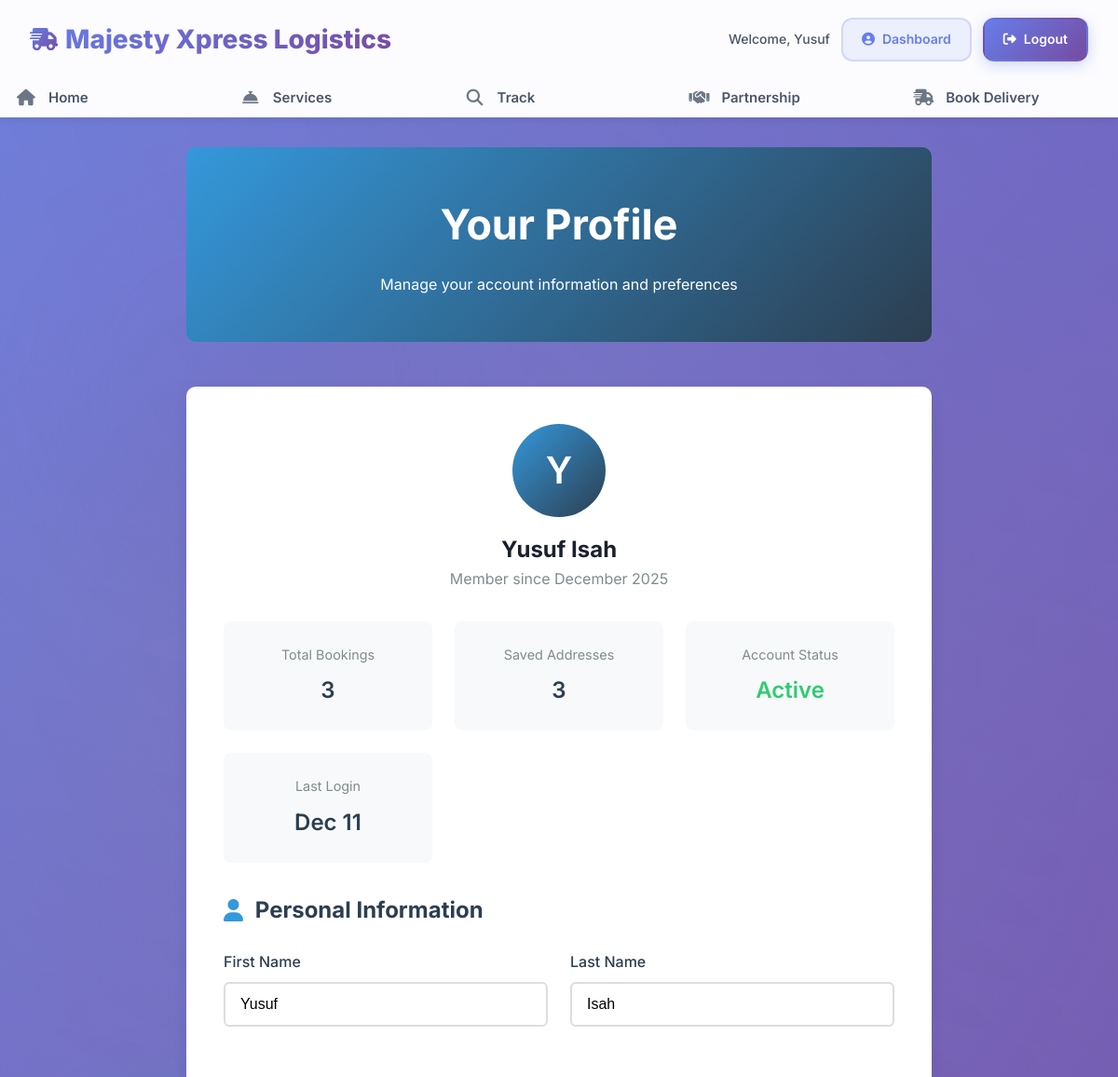
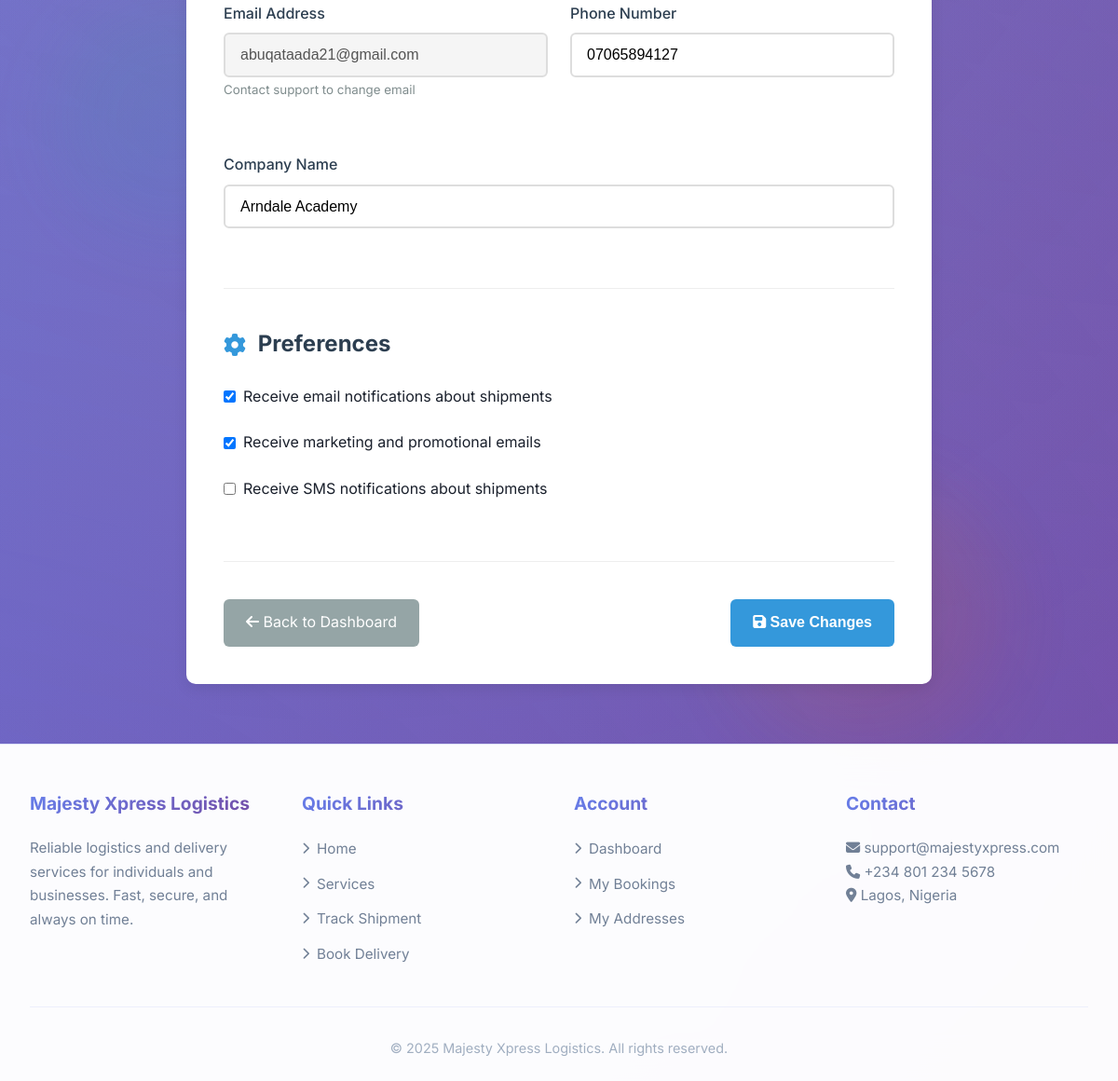
Screenshot of /users/profile (signed in) with the database file from the repository (2 pictures, top to bottom).
### models.py (models this page shows, shortened)
class User(UserMixin, db.Model):
    __tablename__ = 'users'
    id = db.Column(db.Integer, primary_key=True)
    email = db.Column(db.String(120), unique=True, nullable=False, index=True)
    phone = db.Column(db.String(20), unique=True)
    password_hash = db.Column(db.String(256))
    first_name = db.Column(db.String(64))
    last_name = db.Column(db.String(64))
    company_name = db.Column(db.String(128))
    is_active = db.Column(db.Boolean, default=True)
    is_admin = db.Column(db.Boolean, default=False)
    created_at = db.Column(db.DateTime(timezone=True), default=lambda: datetime.now(timezone.utc))
    last_login = db.Column(db.DateTime(timezone=True))
    bookings = db.relationship('Booking', backref='user', lazy='dynamic')
    addresses = db.relationship('Address', backref='user', lazy='dynamic')

### users.py (the view, shortened to what this page needs)
@bp.route('/profile', methods=['GET', 'POST'])
@login_required
def profile():
    return render_template('users/profile.html')

### templates/users/profile.html (shortened to what this page needs)
{% extends "base.html" %}
{% block content %}
<div class="profile-container">
    <div class="profile-header">
        <h1>Your Profile</h1>
        <p>Manage your account information and preferences</p>
    </div>
    <div class="profile-card">
        <div class="profile-avatar">
            <div class="avatar-circle">
                {{ (current_user.first_name[0] if current_user.first_name else current_user.email[0])|upper }}
            </div>
            <h2>{{ current_user.first_name }} {{ current_user.last_name }}</h2>
            <p style="color: #7f8c8d;">Member since {{ current_user.created_at.strftime('%B %Y') }}</p>
        </div>
        <div class="account-stats">
            <div class="stat-item">
                <div class="stat-label">Total Bookings</div>
                <div class="stat-value">{{ current_user.bookings.count() }}</div>
            </div>
            <div class="stat-item">
                <div class="stat-label">Saved Addresses</div>
                <div class="stat-value">{{ current_user.addresses.count() }}</div>
            </div>
            <div class="stat-item">
                <div class="stat-label">Account Status</div>
                <div class="stat-value">
                    {% if current_user.is_active %}
                        <span style="color: #2ecc71;">Active</span>
                    {% else %}
                        <span style="color: #e74c3c;">Inactive</span>
                    {% endif %}
                </div>
            </div>
            <div class="stat-item">
                <div class="stat-label">Last Login</div>
                <div class="stat-value">
                    {% if current_user.last_login %}
                        {{ current_user.last_login.strftime('%b %d') }}
                    {% else %}
                        Never
                    {% endif %}
                </div>
            </div>
        </div>
        <form method="POST" action="{{ url_for('users.profile') }}">
            <div class="form-section">
                <h2 class="section-title"><i class="fas fa-user"></i> Personal Information</h2>
                <div class="form-grid">
                    <div class="form-group">
                        <label for="first_name">First Name</label>
                        <input type="text" id="first_name" name="first_name" class="form-control"
                               value="{{ current_user.first_name or '' }}" required>
                    </div>
                    <div class="form-group">
                        <label for="last_name">Last Name</label>
                        <input type="text" id="last_name" name="last_name" class="form-control"
                               value="{{ current_user.last_name or '' }}" required>
                    </div>
                </div>
                <div class="form-grid">
                    <div class="form-group">
                        <label for="email">Email Address</label>
                        <input type="email" id="email" class="form-control"
                               value="{{ current_user.email }}" disabled>
                        <small style="color: #7f8c8d;">Contact support to change email</small>
                    </div>
                    <div class="form-group">
                        <label for="phone">Phone Number</label>
                        <input type="tel" id="phone" name="phone" class="form-control"
                               value="{{ current_user.phone or '' }}">
                    </div>
                </div>
                <div class="form-group">
                    <label for="company_name">Company Name</label>
                    <input type="text" id="company_name" name="company_name" class="form-control"
                           value="{{ current_user.company_name or '' }}">
                </div>
            </div>
            <div class="form-section">
                <h2 class="section-title"><i class="fas fa-cog"></i> Preferences</h2>
                <div style="margin-bottom: 1.5rem;">
                    <label style="display: flex; align-items: center; margin-bottom: 0.5rem;">
                        <input type="checkbox" name="email_notifications" checked style="margin-right: 0.5rem;">
                        Receive email notifications about shipments
                    </label>
                </div>
                <div style="margin-bottom: 1.5rem;">
                    <label style="display: flex; align-items: center; margin-bottom: 0.5rem;">
                        <input type="checkbox" name="marketing_emails" checked style="margin-right: 0.5rem;">
                        Receive marketing and promotional emails
                    </label>
                </div>
                <div style="margin-bottom: 1.5rem;">
                    <label style="display: flex; align-items: center; margin-bottom: 0.5rem;">
                        <input type="checkbox" name="sms_notifications" style="margin-right: 0.5rem;">
                        Receive SMS notifications about shipments
                    </label>
                </div>
            </div>
            <div style="display: flex; justify-content: space-between; margin-top: 2rem;">
                <a href="{{ url_for('users.dashboard') }}" class="btn-secondary">
                    <i class="fas fa-arrow-left"></i> Back to Dashboard
                </a>
                <button type="submit" class="btn-primary">
                    <i class="fas fa-save"></i> Save Changes
                </button>
            </div>
        </form>
    </div>
</div>
{% endblock %}

### templates/base.html (shortened to what this page needs)
<!DOCTYPE html>
<html lang="en">
<head>
    <link rel="stylesheet" href="https://cdnjs.cloudflare.com/ajax/libs/font-awesome/6.4.0/css/all.min.css">
</head>
<body>
    <div class="shape shape3"></div>
    <header>
        <div class="container">
            <nav class="navbar">
                <a href="{{ url_for('index') }}" class="logo">
                    <i class="fas fa-shipping-fast"></i>
                    <span class="logo-text">Majesty Xpress Logistics</span>
                </a>
                <div class="desktop-auth">
                    {% if current_user.is_authenticated %}
                        <div class="user-menu">
                            <span class="welcome">Welcome, {{ current_user.first_name if current_user.first_name else current_user.username }}</span>
                            <a href="{{ url_for('users.dashboard') }}" class="auth-btn login-btn">
                                <i class="fas fa-user-circle"></i> Dashboard
                            </a>
                            <a href="{{ url_for('users.logout') }}" class="auth-btn register-btn">
                                <i class="fas fa-sign-out-alt"></i> Logout
                            </a>
                        </div>
                    {% endif %}
                </div>
            </nav>
        </div>
        <div class="nav-menu" id="navMenu">
            <ul class="nav-links">
                <li>
                    <a href="{{ url_for('index') }}" class="{% if request.path == url_for('index') %}active{% endif %}">
                        <i class="fas fa-home"></i> Home
                    </a>
                </li>
                <li>
                    <a href="{{ url_for('services') }}" class="{% if request.path == url_for('services') %}active{% endif %}">
                        <i class="fas fa-concierge-bell"></i> Services
                    </a>
                </li>
                <li>
                    <a href="{{ url_for('track_delivery_page') }}" class="{% if request.path == url_for('track_delivery_page') %}active{% endif %}">
                        <i class="fas fa-search"></i> Track
                    </a>
                </li>
                <li>
                    <a href="{{ url_for('partnership') }}" class="{% if request.path == url_for('partnership') %}active{% endif %}">
                        <i class="fas fa-handshake"></i> Partnership
                    </a>
                </li>
                <li>
                    <a href="{{ url_for('book_delivery') }}" class="{% if request.path == url_for('book_delivery') %}active{% endif %}">
                        <i class="fas fa-shipping-fast"></i> Book Delivery
                    </a>
                </li>
            </ul>
        </div>
    </header>
    <div class="container flash-messages">
    </div>
    <main class="container">
        {% block content %}{% endblock %}
    </main>
    <footer>
        <div class="container">
            <div class="footer-content">
                <div class="footer-section">
                    <h3>Majesty Xpress Logistics</h3>
                    <p>Reliable logistics and delivery services for individuals and businesses. Fast, secure, and always on time.</p>
                </div>
                <div class="footer-section">
                    <h3>Quick Links</h3>
                    <ul class="footer-links">
                        <li><a href="{{ url_for('index') }}"><i class="fas fa-chevron-right"></i> Home</a></li>
                        <li><a href="{{ url_for('services') }}"><i class="fas fa-chevron-right"></i> Services</a></li>
                        <li><a href="{{ url_for('track_delivery_page') }}"><i class="fas fa-chevron-right"></i> Track Shipment</a></li>
                        <li><a href="{{ url_for('book_delivery') }}"><i class="fas fa-chevron-right"></i> Book Delivery</a></li>
                    </ul>
                </div>
                <div class="footer-section">
                    <h3>Account</h3>
                    <ul class="footer-links">
                        {% if current_user.is_authenticated %}
                            <li><a href="{{ url_for('users.dashboard') }}"><i class="fas fa-chevron-right"></i> Dashboard</a></li>
                            <li><a href="{{ url_for('users.bookings') }}"><i class="fas fa-chevron-right"></i> My Bookings</a></li>
                            <li><a href="{{ url_for('users.addresses') }}"><i class="fas fa-chevron-right"></i> My Addresses</a></li>
                        {% else %}
                            <li><a href="{{ url_for('users.login') }}"><i class="fas fa-chevron-right"></i> Login</a></li>
                            <li><a href="{{ url_for('users.register') }}"><i class="fas fa-chevron-right"></i> Register</a></li>
                        {% endif %}
                    </ul>
                </div>
                <div class="footer-section">
                    <h3>Contact</h3>
                    <p><i class="fas fa-envelope"></i> support@majestyxpress.com</p>
                    <p><i class="fas fa-phone"></i> +234 801 234 5678</p>
                    <p><i class="fas fa-map-marker-alt"></i> Lagos, Nigeria</p>
                </div>
            </div>
            <div class="copyright">
                <p>&copy; {{ now.year if now else '2025' }} Majesty Xpress Logistics. All rights reserved.</p>
            </div>
        </div>
    </footer>
</body>
</html>

### templates/users/profile.html (style rules this page uses)
.profile-container { max-width: 800px; margin: 0 auto; }
.profile-header { text-align: center; padding: 3rem 0; background: linear-gradient(135deg, #3498db, #2c3e50); color: white; border-radius: 10px; margin-bottom: 3rem; }
.profile-header h1 { font-size: 2.8rem; margin-bottom: 1rem; }
.profile-card { background: white; padding: 2.5rem; border-radius: 10px; box-shadow: 0 5px 15px rgba(0,0,0,0.08); }
.profile-avatar { text-align: center; margin-bottom: 2rem; }
.avatar-circle { width: 100px; height: 100px; background: linear-gradient(135deg, #3498db, #2c3e50); border-radius: 50%; display: flex; align-items: center; justify-content: center; margin: 0 auto 1rem; color: white; font-size: 2.5rem; font-weight: 600; }
.form-grid { display: grid; grid-template-columns: repeat(auto-fit, minmax(250px, 1fr)); gap: 1.5rem; margin-bottom: 2rem; }
.form-group { margin-bottom: 1.5rem; }
.form-group label { display: block; margin-bottom: 0.5rem; color: #2c3e50; font-weight: 500; }
.form-control { width: 100%; padding: 0.8rem 1rem; border: 2px solid #ddd; border-radius: 6px; font-size: 1rem; transition: border-color 0.3s; }
.form-control:disabled { background-color: #f5f5f5; cursor: not-allowed; }
.form-section { margin-bottom: 2.5rem; padding-bottom: 2.5rem; border-bottom: 1px solid #eee; }
.section-title { color: #2c3e50; margin-bottom: 1.5rem; font-size: 1.5rem; display: flex; align-items: center; }
.section-title i { margin-right: 0.8rem; color: #3498db; }
.btn-primary { background: #3498db; color: white; padding: 0.8rem 1.5rem; border: none; border-radius: 6px; font-size: 1rem; font-weight: 600; cursor: pointer; transition: background 0.3s; }
.btn-secondary { background: #95a5a6; color: white; padding: 0.8rem 1.5rem; border: none; border-radius: 6px; font-size: 1rem; cursor: pointer; text-decoration: none; display: inline-block; margin-right: 1rem; }
.account-stats { display: grid; grid-template-columns: repeat(auto-fit, minmax(200px, 1fr)); gap: 1.5rem; margin-bottom: 2rem; }
.stat-item { background: #f8f9fa; padding: 1.5rem; border-radius: 8px; text-align: center; }
.stat-label { color: #7f8c8d; font-size: 0.9rem; margin-bottom: 0.5rem; }
.stat-value { color: #2c3e50; font-size: 1.5rem; font-weight: 600; }

### rows the page displays
User: first_name "Yusuf", first_name "Y", last_name "Isah", created_at "December 2025", last_login "Dec 11", email "abuqataada21@gmail.com", phone "07065894127", company_name "Arndale Academy"

### other values shown
{{ current_user.bookings.count() }} "3"
{{ current_user.addresses.count() }} "3"
{{ now.year if now else '2025' }} "2025"
